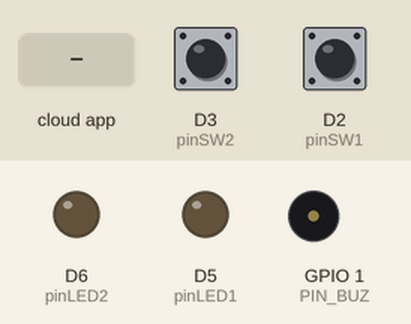
Recording of a sketch running on a simulated ESP8266 (NodeMCU). Shown: output pins drawn as LEDs (lit = HIGH), buzzer (waves = sounding). The inputs (shaded band) are chosen by the test bench; at power-on: D3 (pinSW2) LOW, D2 (pinSW1) LOW. WiFi joins after 1.5 s; servers stay silent unless stated; the Firebase database answers and starts empty; what the sketch prints to the serial monitor is not drawn.

Above: at 2.7 s.
2.8 s: the phone or cloud app sets Bus1_1 to DA
At 4.6 s:
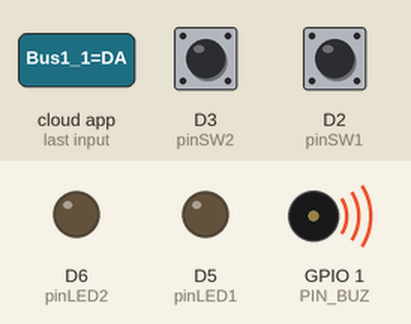
6.0 s: D3 (pinSW2) pulled HIGH for 1 s
At 7.5 s:
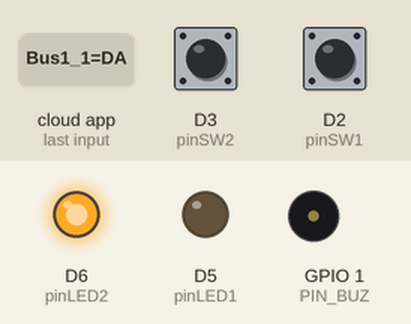
8.5 s: the phone or cloud app sets Bus2_1 to BA
At 10.1 s:
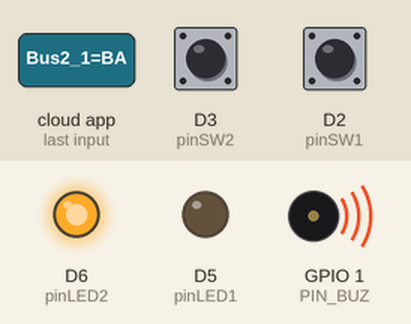
11.7 s: D2 (pinSW1) pulled HIGH for 1 s
At 13.2 s:
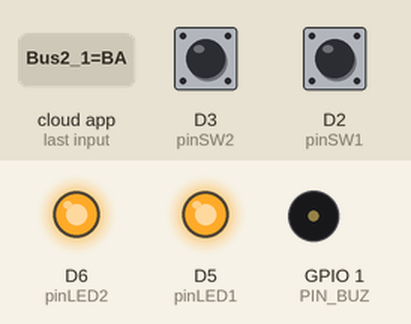
14.2 s: the phone or cloud app sets Bus2_1 to A1
At 15.9 s:
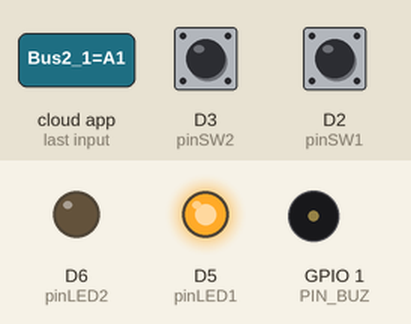
16.2 s: D3 (pinSW2) pulled HIGH for 0.35 s
At 17.8 s:
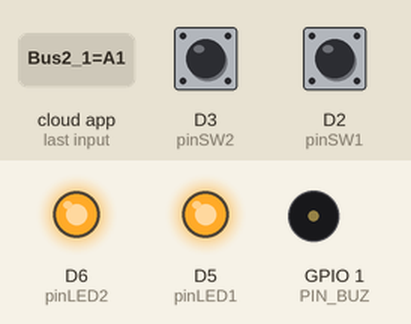
Timing chart, 0 to 19.1 s (numbered marks = the images above; inputs shaded):
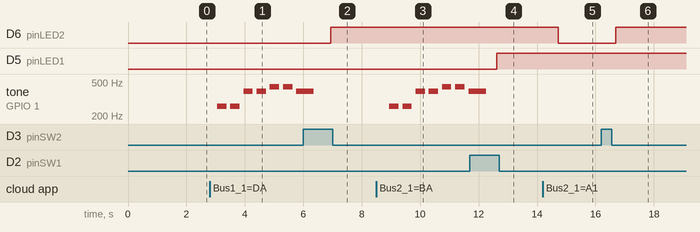

The sketch:

bus_switch.ino
```cpp
#include "FirebaseESP8266.h" // 반드시 파이어베이스 라이브러리를 먼저 추가해야 합니다.
#include <ESP8266WiFi.h>

#define FIREBASE_HOST "iot-project-team7-default-rtdb.firebaseio.com"
#define FIREBASE_AUTH "syPHwV3ZvHp25xKJTjkggv5o775mIUcVgP7JvwVr"
#define WIFI_SSID "SK_WiFiGIGA248F" // 연결 가능한 wifi의 ssid
#define WIFI_PASSWORD "1712035400" // wifi 비밀번호

#define pinSW1  D2
#define pinSW2  D3
#define pinLED1 D5
#define pinLED2 D6

#define PIN_BUZ  D10


int length = 7;

char notes[] = "ccggaag";
int beats[] = { 1, 1, 1, 1, 1, 1, 2};
int tempo = 300;

void playTone(int tone, int duration) {
  for (long i = 0; i < duration * 1000L; i += tone * 2) {
    digitalWrite(PIN_BUZ, HIGH);
    delayMicroseconds(tone);
    digitalWrite(PIN_BUZ, LOW);
    delayMicroseconds(tone);
  }
}

void playNote(char note, int duration) {
  char names[] = { 'c', 'd', 'e', 'f', 'g', 'a', 'b', 'C' };
  int tones[] = { 1915, 1700, 1519, 1432, 1275, 1136, 1014, 956 };

  for (int i = 0; i < 8; i++) {
    if (names[i] == note) {
      playTone(tones[i], duration);
    }
  }
}

FirebaseData firebaseData;
FirebaseJson json;

void printResult(FirebaseData &data);
void setup() // wifi 접속 과정.
{
  Serial.begin(9600);

  WiFi.begin(WIFI_SSID, WIFI_PASSWORD);
  Serial.println();
  Serial.print("Connecting to WiFi");
  while (WiFi.status() != WL_CONNECTED)
  {
    Serial.print(".");
    delay(500);
  }
  Serial.println();
  Serial.print("Connected with IP: ");
  Serial.println(WiFi.localIP());
  Serial.println();

  pinMode(pinSW1, INPUT);
  pinMode(pinSW2, INPUT);
  pinMode(pinLED1, OUTPUT);
  pinMode(pinLED2, OUTPUT);
  pinMode(PIN_BUZ, OUTPUT);

  Firebase.begin(FIREBASE_HOST, FIREBASE_AUTH);
  Firebase.reconnectWiFi(true);

  firebaseData.setBSSLBufferSize(1024, 1024);
  firebaseData.setResponseSize(1024);
  Firebase.setReadTimeout(firebaseData, 1000 * 60);
  Firebase.setwriteSizeLimit(firebaseData, "tiny");
}

int i = 0;
bool check_led1 = false;
bool check_led2 = false;

String last_state1 = "A1";
String last_state2 = "A1";
String current_state1;
String current_state2;

String value1;
String value2;
bool check_Bus1_1 = false;
bool check_Bus2_1 = false;

String valBus1;
String valBus2;
int int_valBus1;
int int_valBus2;


String reset1;
String reset2;
String valSW1;
String valSW2;
bool check_state_1 = false;
bool check_state_2 = false;

void loop()
{

  //스위치1 누르면 값이 바뀜
  if (digitalRead(pinSW1)){
    delay(100);
    check_led1 = !check_led1; //true인지 false인지
    Firebase.getString(firebaseData, "A1_1");
    valBus1 = firebaseData.stringData();
    int_valBus1 = valBus1.toInt();

    if (check_led1) { //true일 경우 불을 키고 +1
      digitalWrite(pinLED1, true);
      int_valBus1 = int_valBus1 + 1;
    }
    else { //false일 경우 불을 끄고 -1
      digitalWrite(pinLED1, false);
      int_valBus1 = int_valBus1 - 1;
    }
    valBus1 = String(int_valBus1);
    Firebase.setString(firebaseData, "A1_1", valBus1);
  }

  //스위치2 누르면 값이 바뀜
  if (digitalRead(pinSW2)){
    delay(20);

    check_led2 = !check_led2; //true인지 false인지
    Firebase.getString(firebaseData, "A2_1");
    valBus2 = firebaseData.stringData();
    int_valBus2 = valBus2.toInt();

    if (check_led2) { //true일 경우 불을 키고 +1
      digitalWrite(pinLED2, true);
      int_valBus2 = int_valBus2 + 1;
    }
    else { //false일 경우 불을 끄고 -1
      digitalWrite(pinLED2, false);
      int_valBus2 = int_valBus2 - 1;
    }

    valBus2 = String(int_valBus2);
    Firebase.setString(firebaseData, "A2_1", valBus2);
    //valBus2 = "1";
    //Firebase.setString(firebaseData, "A2_1", valBus1);
  }


  //버스 위치값이 바뀌었는지 확인
  if (Firebase.getString(firebaseData, "Bus1_1"))
  {
    current_state1 = firebaseData.stringData();
    Serial.print("Bus1_1의 위치 = ");
    Serial.println(current_state1); // 시리얼모니터에 값을 출력
  }
  else
  {
    Serial.println(firebaseData.errorReason()); // 에러 메시지 출력
  }

  if (current_state1 != last_state1) {
    check_Bus1_1 = true;
  }

  last_state1 = current_state1;

  //버스 호출값이 0이 아닌지 확인
  Firebase.getString(firebaseData, "A1_1");
  valSW1 = firebaseData.stringData();
  if (valSW1 != "0"){
     check_state_1 = true;
  }

  //버스 위치값이 바뀌었고 그 값이 DA라면 버저가 울림
  if ((current_state1 == "DA") && check_Bus1_1 && check_state_1)
  {
    for (int i = 0; i < length; i++) {
      if (notes[i] == ' ') {
        delay(beats[i] * tempo);
      } else {
        playNote(notes[i], beats[i] * tempo);
      }
        delay(tempo / 2);
    }
  }

  //버스 위치값이 A1이면 초기화
  if ((current_state1 == "A1") && check_Bus1_1 && check_state_1)
    {
      reset1 = "0";
      check_led1 = false;
      Firebase.setString(firebaseData, "A1_1", reset1);
      digitalWrite(pinLED1, false);
    }

  check_Bus1_1 = false;
  check_state_1 = false;

  //버스 위치값이 바뀌었는지 확인
  if (Firebase.getString(firebaseData, "Bus2_1"))
  {
    current_state2 = firebaseData.stringData();
    Serial.print("Bus2_1의 위치 = ");
    Serial.println(current_state2); // 시리얼모니터에 값을 출력
  }
  else
  {
    Serial.println(firebaseData.errorReason()); // 에러 메시지 출력
  }

  if (current_state2 != last_state2) {
    check_Bus2_1 = true;
  }

  last_state2 = current_state2;

  //버스 호출값이 0이 아닌지 확인
  Firebase.getString(firebaseData, "A2_1");
  valSW2 = firebaseData.stringData();
  if (valSW2 != "0"){
     check_state_2 = true;
  }

  //버스 위치값이 바뀌었고 그 값이 BA라면 버저가 울림
  if ((current_state2 == "BA") && check_Bus2_1 && check_state_2)
  {
    for (int i = 0; i < length; i++) {
      if (notes[i] == ' ') {
        delay(beats[i] * tempo);
      } else {
        playNote(notes[i], beats[i] * tempo);
      }
        delay(tempo / 2);
    }
  }

    //버스 위치값이 A1이면 초기화
  if ((current_state2 == "A1") && check_Bus2_1 && check_state_2)
    {
      reset2 = "0";
      check_led2 = false;
      Firebase.setString(firebaseData, "A2_1", reset2);
      digitalWrite(pinLED2, false);
    }

  check_Bus2_1 = false;
  check_state_2 = false;
}
```

Measured:
- after the input at 2.8 s, tone on GPIO 1 (PIN_BUZ): plays 261 Hz for 0.32 s, 261 Hz for 0.32 s, 391 Hz for 0.32 s, 391 Hz for 0.32 s, 439 Hz for 0.32 s, 439 Hz for 0.32 s … (7 notes in this stretch), starting after 0.25 s
- after the input at 6.0 s, D6 (pinLED2): LOW → HIGH after 0.95 s
- after the input at 8.5 s, tone on GPIO 1 (PIN_BUZ): plays 261 Hz for 0.32 s, 261 Hz for 0.32 s, 391 Hz for 0.32 s, 391 Hz for 0.32 s, 439 Hz for 0.32 s, 439 Hz for 0.32 s … (7 notes in this stretch), starting after 0.45 s
- after the input at 11.7 s, D5 (pinLED1): LOW → HIGH after 0.92 s
- after the input at 14.2 s, D6 (pinLED2): HIGH → LOW after 0.52 s
- after the input at 16.2 s, D6 (pinLED2): LOW → HIGH after 0.49 s
